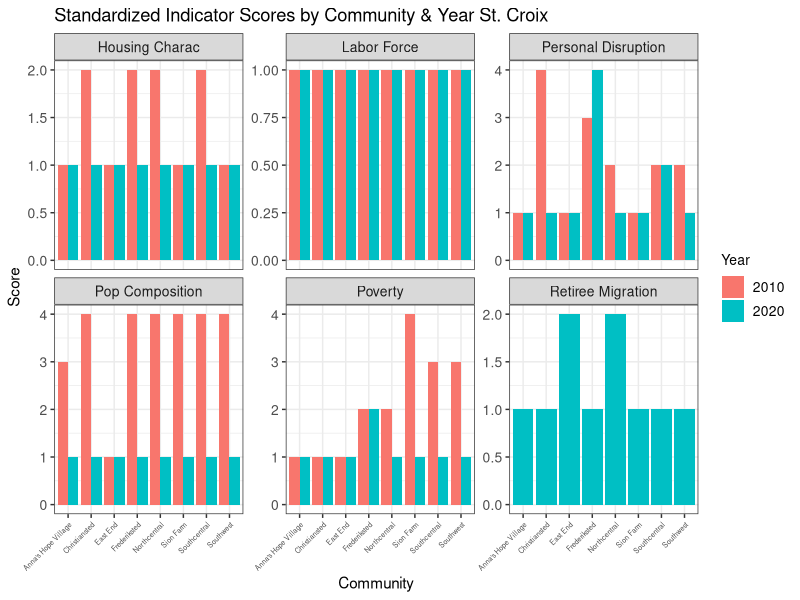
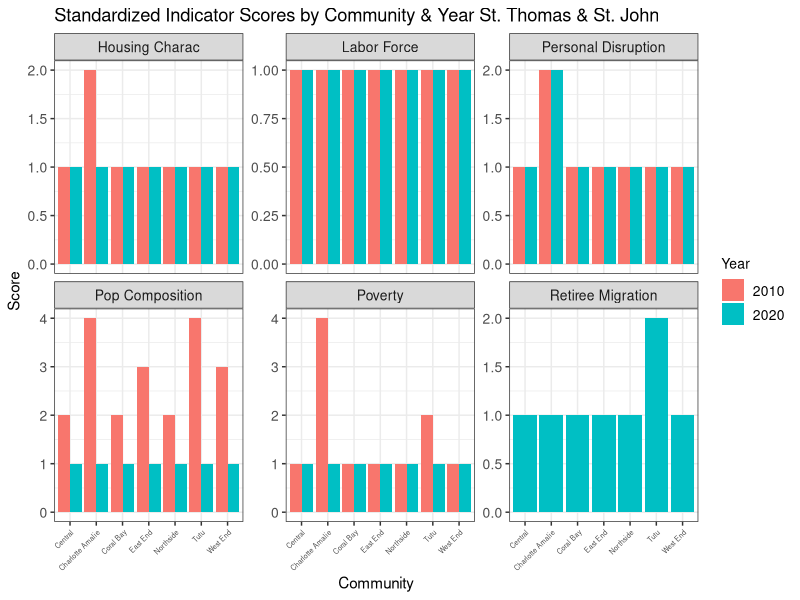
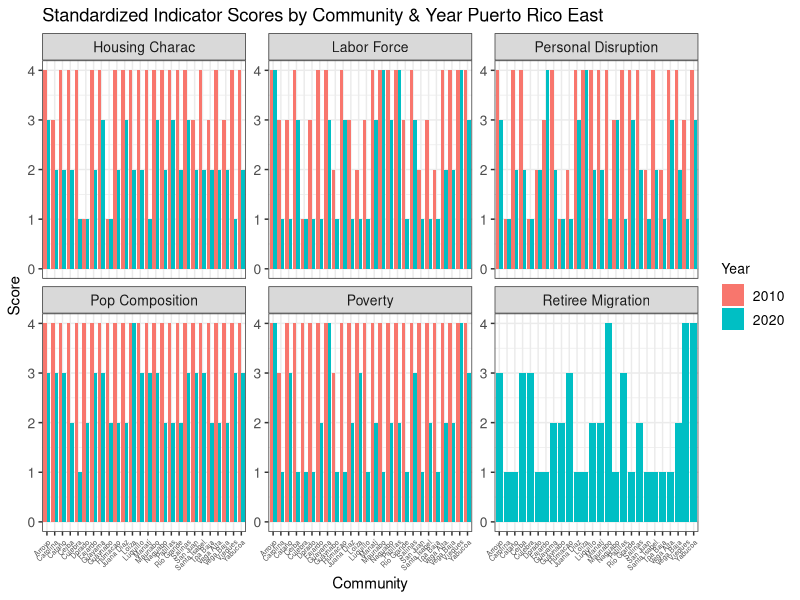
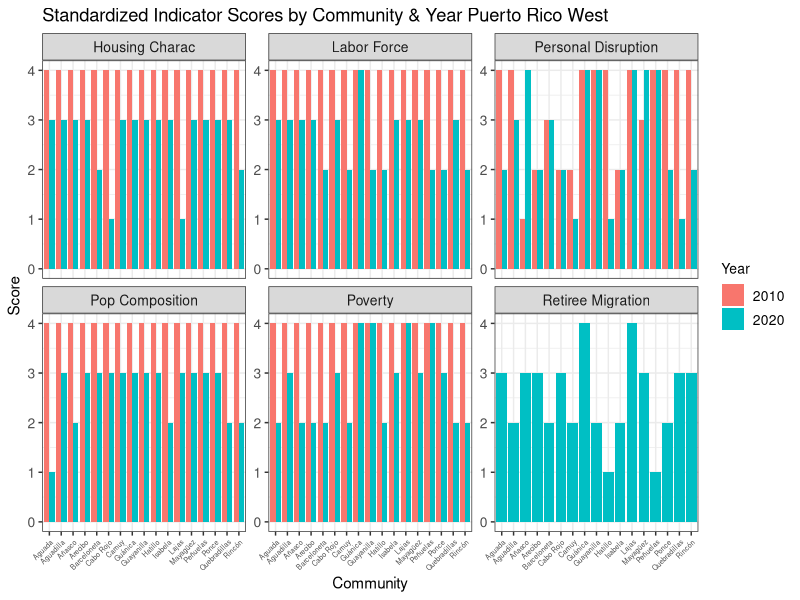
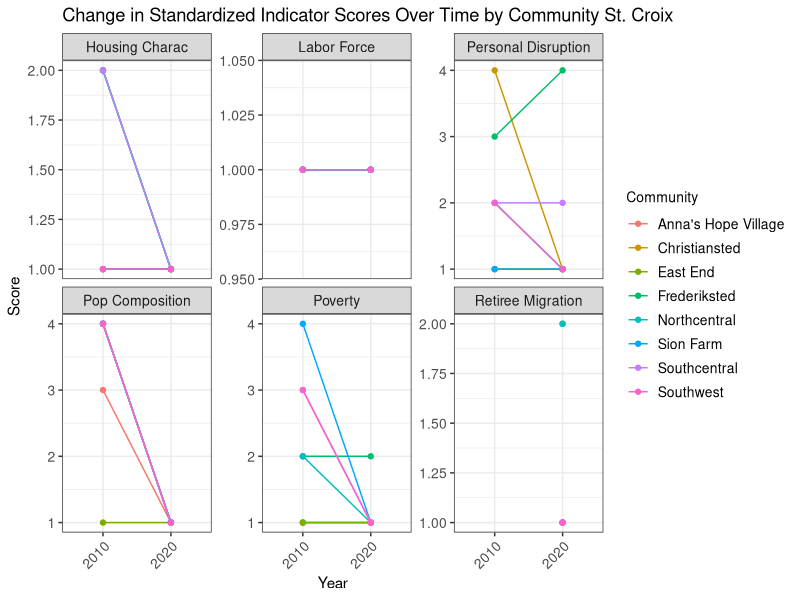
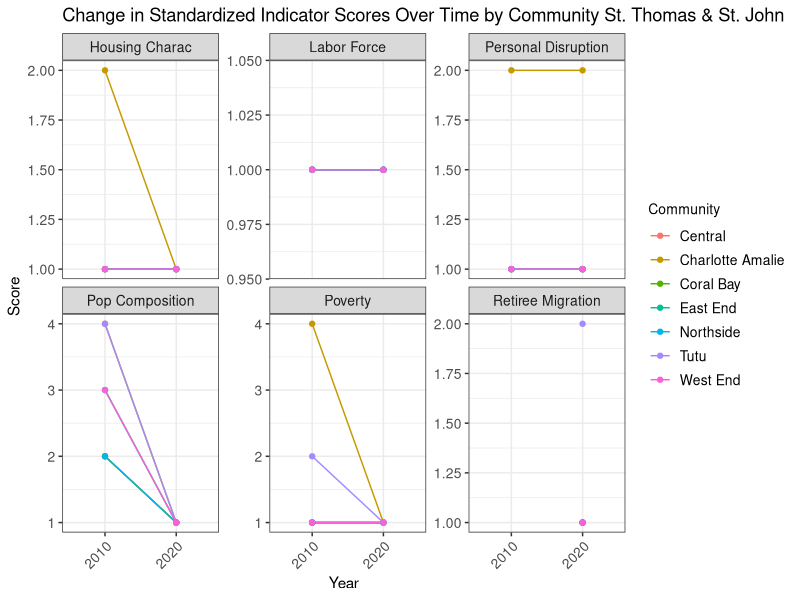
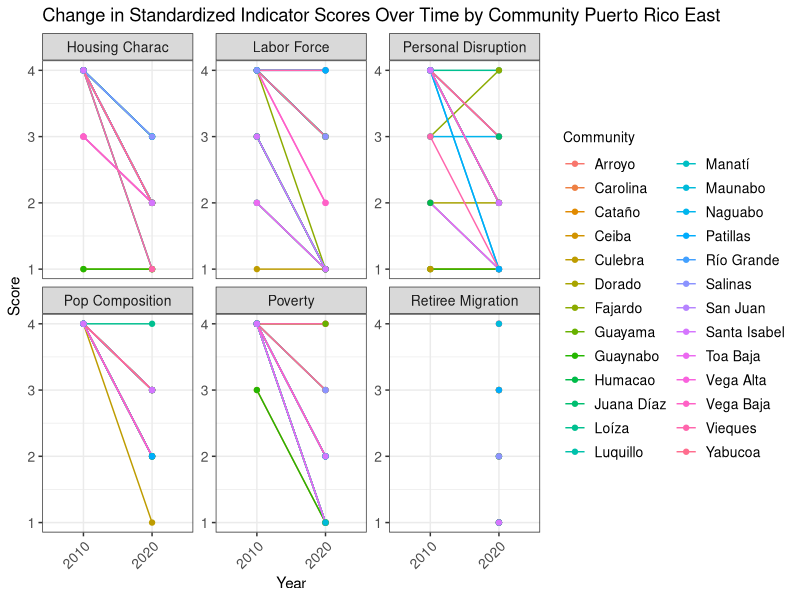
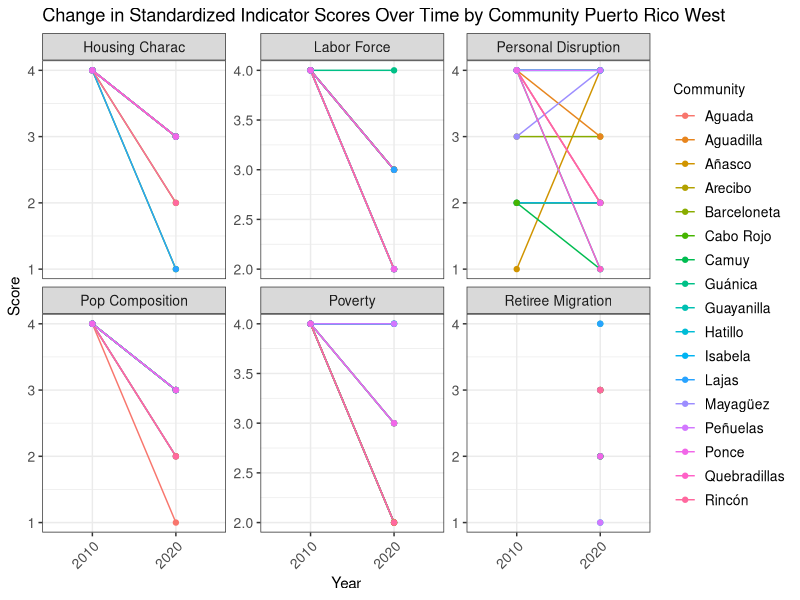

The R script that drew these images, in order:
# Code to plot social vulnerability data for PR and USVI. Eventually, the data will be added to NOAA's social vulnerability indicators tool (https://www.st.nmfs.noaa.gov/data-and-tools/social-indicators/). But for now, we are using data emailed by Tarsila Seara on 4/10/24. 

# Last updated 6/14/2024 by Carissa Gervasi

# For the commercial fishing engagement and reliance indicators we are using maps that were previously generated. 

# The remaining indicators that will be plotted here are the environmental justice, economic, and gentrification pressure indicators.

# Load the data

library(readr)
CSVI_2010 = read_csv("indicator_data/inputsToBeUpdatedAnnually/CaribCSVI_2010.csv", locale = locale(encoding = "UTF-8"))
CSVI_2020 = read_csv("indicator_data/inputsToBeUpdatedAnnually/CaribCSVI_2020.csv", locale = locale(encoding = "UTF-8"))


library(ggplot2)
library(dplyr)
library(tidyr)

CSVI_2010$Year <- 2010
CSVI_2020$Year <- 2020


# Combine both dataframes
df_combined <- bind_rows(CSVI_2010, CSVI_2020)

#remove columns for raw data
df_combined = df_combined[,-c(2:7)]


# Convert to long format for ggplot
df_long <- df_combined %>%
  pivot_longer(cols = ends_with("Cat"),
               names_to = "Indicator",
               values_to = "Score")

# Remove rows with NA values
df_long <- na.omit(df_long)

df_long$Community = as.character(df_long$Community)
df_long$Region = as.character(df_long$Region)
df_long$Year = as.factor(df_long$Year)
df_long$Indicator = as.character(df_long$Indicator)
df_long$Score = as.integer(df_long$Score)



# Rename and combine regions
df_long <- df_long %>%
  mutate(Region = recode(Region,
                         'STT' = 'St. Thomas & St. John',
                         'STJ' = 'St. Thomas & St. John',
                         'STX' = 'St. Croix',
                         'W' = 'Puerto Rico West',
                         'E' = 'Puerto Rico East'))

# Verify the changes
unique(df_long$Region)


# Rename indicators
df_long <- df_long %>%
  mutate(Indicator = recode(Indicator,
                         'PerDisCat' = 'Personal Disruption',
                         'PopComCat' = 'Pop Composition',
                         'PovertyCat' = 'Poverty',
                         'LabFrc_revCat' = 'Labor Force',
                         'HsChr_rev_Cat' = 'Housing Charac',
                         'RetMigCat' = 'Retiree Migration'))

unique(df_long$Indicator)


# Create Faceted Bar Plots for each region
regions <- unique(df_long$Region)

for (region in regions) {
  p <- ggplot(df_long %>% filter(Region == region), aes(x = Community, y = Score, fill = as.factor(Year))) +
    geom_bar(stat = "identity", position = "dodge") +
    facet_wrap(~ Indicator, scales = "free_y") +
    theme_bw() +
    theme(axis.text.x = element_text(angle = 45, hjust = 1, size = 5),
          axis.text.y = element_text(size = 10),
          strip.text = element_text(size = 10),
          legend.title = element_text(size = 10),
          legend.text = element_text(size = 10)) +
    labs(title = paste("Standardized Indicator Scores by Community & Year", region),
         x = "Community",
         y = "Score",
         fill = "Year")
  
  ggsave(paste0("indicator_plots/CSVI_plots/Faceted_Bar_Plot_", region, ".png"), plot = p, width = 12, height = 8)
}



# Create Line Plots for each region
for (region in regions) {
  p <- ggplot(df_long %>% filter(Region == region), aes(x = Year, y = Score, color = Community, group = Community)) +
    geom_line() +
    geom_point() +
    facet_wrap(~ Indicator, scales = "free_y") +
    theme_bw() +
    theme(axis.text.x = element_text(angle = 45, hjust = 1, size = 10),
          axis.text.y = element_text(size = 10),
          strip.text = element_text(size = 10),
          legend.title = element_text(size = 10),
          legend.text = element_text(size = 10)) +
    labs(title = paste("Change in Standardized Indicator Scores Over Time by Community", region),
         x = "Year",
         y = "Score",
         color = "Community")
  
  ggsave(paste0("indicator_plots/CSVI_plots/Line_Plot_", region, ".png"), plot = p, width = 12, height = 8)
}




# Create Heatmaps for each region
for (region in regions) {
  p <- ggplot(df_long %>% filter(Region == region), aes(x = as.factor(Year), y = Community, fill = Score)) +
    geom_tile() +
    facet_wrap(~ Indicator, scales = "free_y") +
    scale_fill_gradient(low = "blue", high = "red") +
    theme_minimal() +
    theme(panel.background = element_rect(fill = "white", color = NA),
          plot.background = element_rect(fill = "white", color = NA),
          axis.text.x = element_text(angle = 45, hjust = 1, size = 10),
          axis.text.y = element_text(size = 10),
          strip.text = element_text(size = 10),
          legend.title = element_text(size = 10),
          legend.text = element_text(size = 10)) +
    labs(title = paste("Heatmap of Standardized Indicator Scores by Community and Year", region),
         x = "Year",
         y = "Community",
         fill = "Score")
  
  ggsave(paste0("indicator_plots/CSVI_plots/Heatmap_", region, ".png"), plot = p, width = 12, height = 8, bg = "white")
}






# Create Box Plots for each region
for (region in regions) {
  p <- ggplot(df_long %>% filter(Region == region), aes(x = as.factor(Year), y = Score, fill = as.factor(Year))) +
    geom_boxplot() +
    facet_wrap(~ Indicator, scales = "free_y") +
    theme_bw() +
    theme(axis.text.x = element_text(angle = 45, hjust = 1, size = 10),
          axis.text.y = element_text(size = 10),
          strip.text = element_text(size = 10),
          legend.title = element_text(size = 10),
          legend.text = element_text(size = 10)) +
    labs(title = paste("Distribution of Standardized Indicator Scores by Year", region),
         x = "Year",
         y = "Score",
         fill = "Year")
  
  ggsave(paste0("indicator_plots/CSVI_plots/Box_Plot_", region, ".png"), plot = p, width = 12, height = 8)
}


